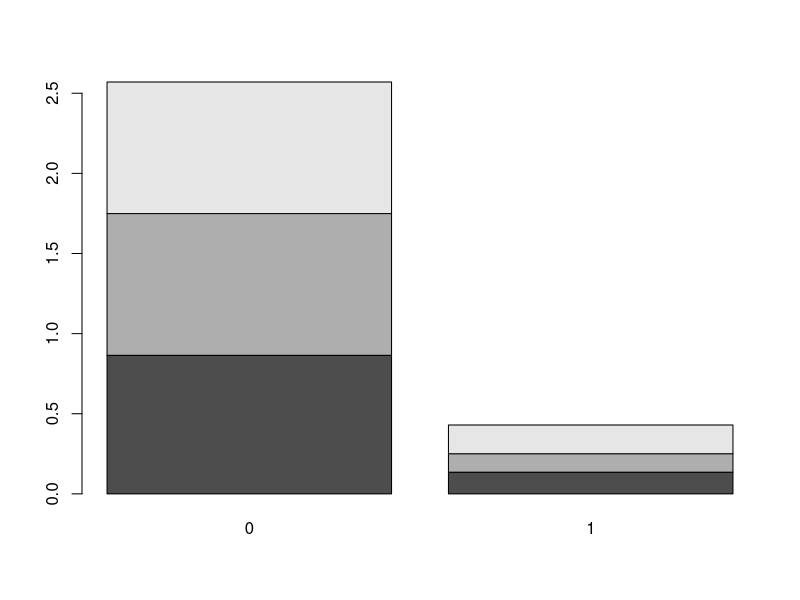
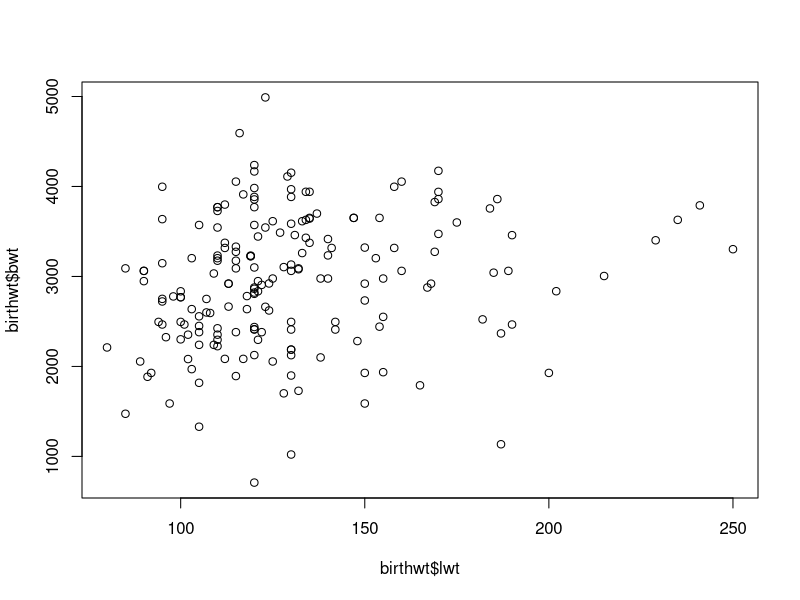

Reproduce these figures in R, in order.
data(birthwt, package = "MASS")

birthwt$race <- factor(birthwt$race, levels = 1:3,
                       labels = c("kaukazusi", "afroamerikai", "egyeb"))
birthwt$race
birthwt$ui

table(birthwt$race, birthwt$ui) 
margin.table(table(birthwt$race, birthwt$ui), 1)

prop.table(table(birthwt$race, birthwt$ui))

prop.table(table(birthwt$race, birthwt$ui), 1) # 1 - sorok
                                               # 2 - oszlopok

barplot(prop.table(table(birthwt$race, birthwt$ui), 1)) 

prop.table(table(birthwt$race, birthwt$ui), 2) # oszlpok szerint

tabe <- outer(prop.table(table(birthwt$race)),
         prop.table(table(birthwt$ui)))
tabe
sum(tabe)
tabo <-prop.table(table(birthwt$race, birthwt$ui))
tabo
n<-nrow(birthwt)
n
sum((tabo-tabe*n)^2/(tabe*n))
chisq.test(birthwt$race, birthwt$ui)
chistat <- sum(tabo-tabe*n)^2/(tabo*n)
chistat

sqrt((chistat/n)/min(dim(tabo)-1))

####

birthwt[,c("bwt", "lwt")]
plot(birthwt$lwt, birthwt$bwt)

cov(birthwt$lwt, birthwt$bwt)
cor(birthwt$lwt, birthwt$bwt)
